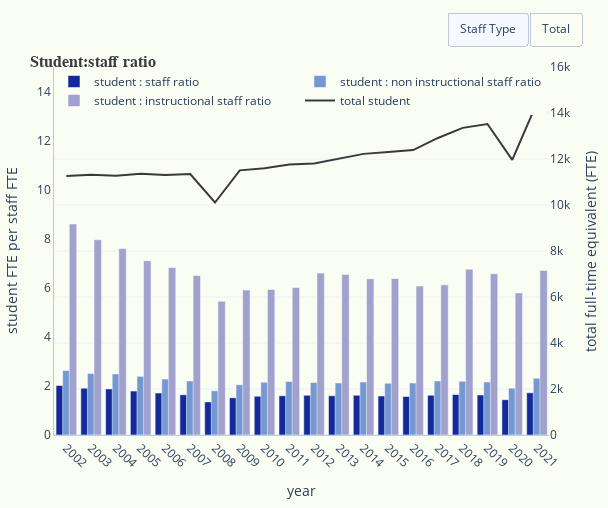

Notebook source saved alongside this figure:
### Code cell
pio.templates.default = "plotly_white"

fig_ratio_alt = make_subplots(specs=[[{"secondary_y": True}]])

fig_ratio_alt.add_trace(go.Bar(x=yale_pct_change["year"],y=yale_pct_change['student fte per staff fte'],orientation='v',name="student : staff ratio",marker=dict(color='#142A9C'),width=.3,visible=True),secondary_y=False)
fig_ratio_alt.add_trace(go.Bar(x=yale_pct_change["year"],y=yale_pct_change['student fte per non instruction staff fte'],orientation='v',name="student : non instructional staff ratio",marker=dict(color='#7498D2'),width=.3,visible=True),secondary_y=False)
fig_ratio_alt.add_trace(go.Bar(x=yale_pct_change["year"],y=yale_pct_change['student fte per instruction staff fte'],orientation='v',name="student : instructional staff ratio",marker=dict(color='#A1A1CE'),width=.3,visible=True),secondary_y=False)
fig_ratio_alt.add_trace(go.Scatter(x=yale_pct_change["year"],y=yale_pct_change['student fte'],name="total student",mode="lines",line=dict(width=2,color='#3a3940'),visible=True),secondary_y=True)


fig_ratio_alt.update_yaxes(title_text="total full-time equivalent (FTE)", range=[0,16000], secondary_y=True)

fig_ratio_alt.update_layout(
    plot_bgcolor="#FAFDF1",
    paper_bgcolor="#FAFDF1",
    hovermode="x",
    hoverdistance=100, # Distance to show hover label of data point
    spikedistance=1000, # Distance to show spike
    xaxis=dict(
        title='year',
        linecolor="#BCCCDC",
        showspikes=True,
        spikethickness=2,
        spikedash="dot",
        spikecolor="#999999",
        spikemode="across",
        showgrid=False,
        fixedrange = True
    ),
    yaxis = dict(
        title="student FTE per staff FTE",
        linecolor="#BCCCDC",
        showgrid=False,
        fixedrange = True,
        range=[0,15]
    )
)

fig_ratio_alt.update_layout(
    autosize=False,
    width=608,
    height=508,
    margin=dict(l=20, r=20, t=20, b=20))

fig_ratio_alt.update_layout(legend = dict(
    orientation = "h",
    x=0,
    y=1,
    bgcolor="#FAFDF1")
)

fig_ratio_alt.update_layout(
    title=dict(text="<b>Student:staff ratio</b>", font=dict(size=16), automargin=True, yref='paper')
)

fig_ratio_alt.update_layout(
    title_font_family="Georgia",
    title_font_color="#3a3940",
    title_font_size = 16
)


fig_ratio_alt = fig_ratio_alt.update_xaxes(tickangle=45)
fig_ratio_alt.update_layout(hoverlabel_namelength=-1)

fig_ratio_alt.update_layout(
    updatemenus=[
        dict(
            type="buttons",
            direction="right",
            active=0,
            x=1,
            y=1.15,
            buttons=list([
                dict(label="Staff Type",
                     method="update",
                     args=[{"visible": [True, True, True, True]}]),
                dict(label="Total",
                     method="update",
                     args=[{"visible": [True, False, False, True]}])
            ]),
        )
    ])

fig_ratio_alt.show()
fig_ratio_alt.write_html("/Users/ellenruthconnell/Documents/INFO_696/4_visualizations/figure2.5.html")

### Figure 1 — Plotly figure (JSON) as saved in the notebook; plotly's stock layout.template omitted (floating-point values rounded to 4 significant figures)
{"data": [{"marker": {"color": "#142A9C"}, "name": "student : staff ratio", "orientation": "v", "type": "bar", "visible": true, "width": 0.3, "x": ["2002", "2003", "2004", "2005", "2006", "2007", "2008", "2009", "2010", "2011", "2012", "2013", "2014", "2015", "2016", "2017", "2018", "2019", "2020", "2021"], "xaxis": "x", "y": [2.02, 1.91, 1.88, 1.79, 1.71, 1.64, 1.35, 1.52, 1.58, 1.6, 1.62, 1.6, 1.62, 1.59, 1.57, 1.62, 1.65, 1.63, 1.44, 1.72], "yaxis": "y"}, {"marker": {"color": "#7498D2"}, "name": "student : non instructional staff ratio", "orientation": "v", "type": "bar", "visible": true, "width": 0.3, "x": ["2002", "2003", "2004", "2005", "2006", "2007", "2008", "2009", "2010", "2011", "2012", "2013", "2014", "2015", "2016", "2017", "2018", "2019", "2020", "2021"], "xaxis": "x", "y": [2.63, 2.51, 2.49, 2.39, 2.28, 2.2, 1.8, 2.05, 2.15, 2.18, 2.14, 2.12, 2.16, 2.11, 2.12, 2.2, 2.19, 2.16, 1.91, 2.31], "yaxis": "y"}, {"marker": {"color": "#A1A1CE"}, "name": "student : instructional staff ratio", "orientation": "v", "type": "bar", "visible": true, "width": 0.3, "x": ["2002", "2003", "2004", "2005", "2006", "2007", "2008", "2009", "2010", "2011", "2012", "2013", "2014", "2015", "2016", "2017", "2018", "2019", "2020", "2021"], "xaxis": "x", "y": [8.6, 7.96, 7.6, 7.1, 6.83, 6.5, 5.45, 5.91, 5.93, 6.01, 6.6, 6.54, 6.37, 6.38, 6.07, 6.12, 6.76, 6.57, 5.79, 6.71], "yaxis": "y"}, {"line": {"color": "#3a3940", "width": 2}, "mode": "lines", "name": "total student", "type": "scatter", "visible": true, "x": ["2002", "2003", "2004", "2005", "2006", "2007", "2008", "2009", "2010", "2011", "2012", "2013", "2014", "2015", "2016", "2017", "2018", "2019", "2020", "2021"], "xaxis": "x", "y": [11261, 11315, 11276, 11360, 11303, 11345, 10109, 11507, 11597, 11763, 11804, 11997, 12223, 12302, 12388, 12915, 13353, 13522, 11964, 14439], "yaxis": "y2"}], "layout": {"autosize": false, "height": 508, "hoverdistance": 100, "hoverlabel": {"namelength": -1}, "hovermode": "x", "legend": {"bgcolor": "#FAFDF1", "orientation": "h", "x": 0, "y": 1}, "margin": {"b": 20, "l": 20, "r": 20, "t": 20}, "paper_bgcolor": "#FAFDF1", "plot_bgcolor": "#FAFDF1", "spikedistance": 1000, "title": {"automargin": true, "font": {"color": "#3a3940", "family": "Georgia", "size": 16}, "text": "<b>Student:staff ratio</b>", "yref": "paper"}, "updatemenus": [{"active": 0, "buttons": [{"args": [{"visible": [true, true, true, true]}], "label": "Staff Type", "method": "update"}, {"args": [{"visible": [true, false, false, true]}], "label": "Total", "method": "update"}], "direction": "right", "type": "buttons", "x": 1, "y": 1.15}], "width": 608, "xaxis": {"anchor": "y", "domain": [0, 0.94], "fixedrange": true, "linecolor": "#BCCCDC", "showgrid": false, "showspikes": true, "spikecolor": "#999999", "spikedash": "dot", "spikemode": "across", "spikethickness": 2, "tickangle": 45, "title": {"text": "year"}}, "yaxis": {"anchor": "x", "domain": [0, 1], "fixedrange": true, "linecolor": "#BCCCDC", "range": [0, 15], "showgrid": false, "title": {"text": "student FTE per staff FTE"}}, "yaxis2": {"anchor": "x", "overlaying": "y", "range": [0, 16000], "side": "right", "title": {"text": "total full-time equivalent (FTE)"}}}}
